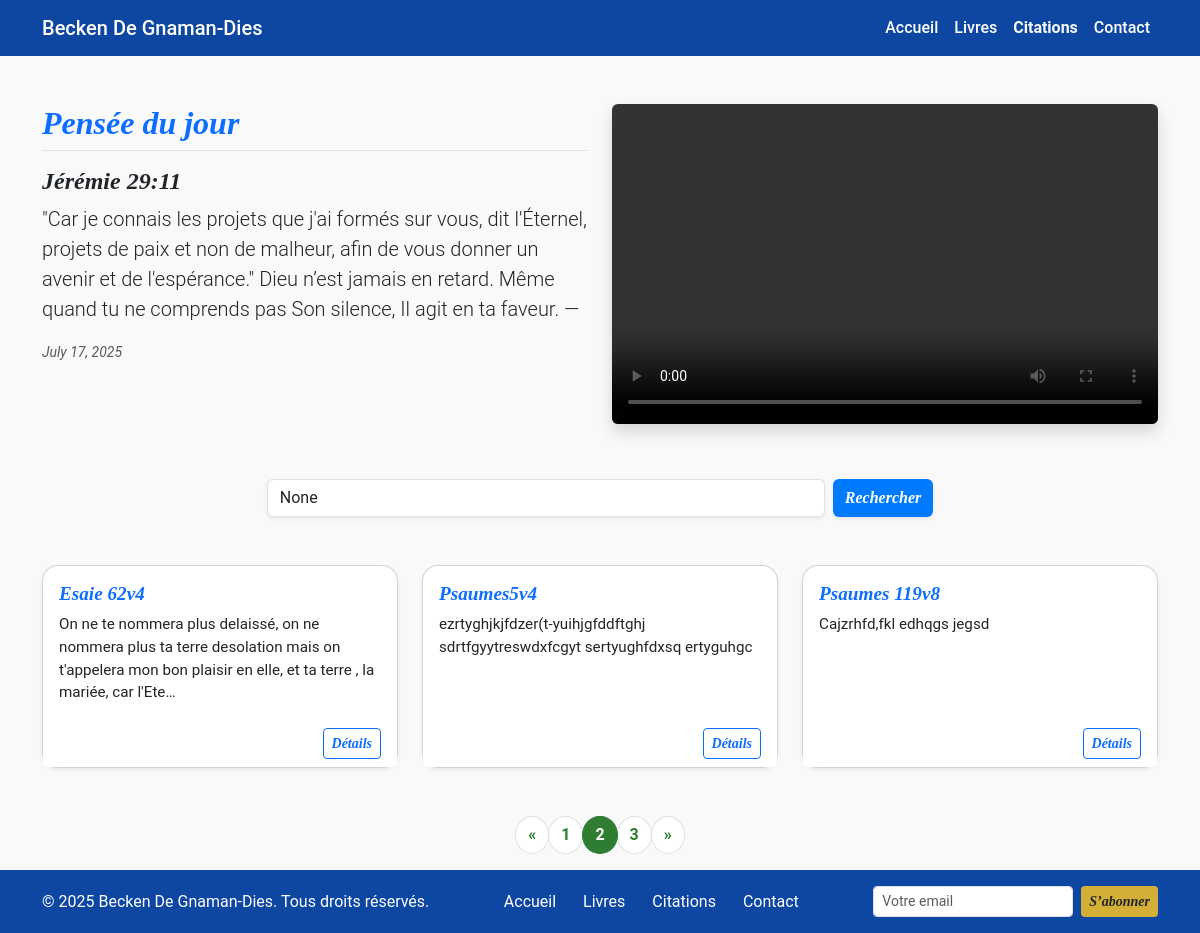
/citations/citations?page=2, run on the app's committed database.
### citations/models.py (models this page shows, shortened)
class Citation(models.Model):
    titre = models.CharField(max_length=200)
    contenu = models.TextField()
    date = models.DateField()
    video_url = models.URLField(blank=True, null=True, help_text="Lien YouTube ou autre")
    video_fichier = models.FileField(upload_to='videos/', blank=True, null=True, help_text="Ou téléversez une vidéo")
    @property
    def video_embed_url(self):
        if self.video_url and 'youtube.com/watch?v=' in self.video_url:
            return self.video_url.replace('watch?v=', 'embed/')
        return self.video_url

### citations/views.py (the view)
# urls.py: path('citations', views.citations, name='citations'),
def citations(request):
    aujourd_hui = timezone.now().date()
    citation_du_jour = Citation.objects.filter(date=aujourd_hui).first()
    citations_precedentes = Citation.objects.exclude(date=aujourd_hui).order_by('-date')[:4]
    query = request.GET.get('q')
    citations = Citation.objects.order_by('-date')
    if query:
        citations = citations.filter(
            Q(titre__icontains=query) |
            Q(contenu__icontains=query)
        )
    paginator = Paginator(citations, 3)
    page_number = request.GET.get('page')
    page_obj = paginator.get_page(page_number)
    return render(request, 'citations.html', {
        'citation_du_jour': citation_du_jour,
        'citations_precedentes': citations_precedentes,
        'page_obj': page_obj,
        'query': query,
    })

### citations/templates/citations.html (shortened to what this page needs)
{% load static %}
<!DOCTYPE html>
<html lang="fr">
<head>
    <link href="https://cdn.jsdelivr.net/npm/bootstrap@5.3.3/dist/css/bootstrap.min.css" rel="stylesheet">
    <link rel="stylesheet" href="{% static 'css/citations.css' %}">
    <link rel="stylesheet" href="{% static 'css/home.css' %}">
</head>
<body class="d-flex flex-column min-vh-100">
    <nav class="navbar navbar-expand-lg navbar-dark navbar-custom">
        <div class="container">
            <a class="navbar-brand" href="{% url 'home' %}">Becken De Gnaman-Dies</a>
            <div class="collapse navbar-collapse" id="navbarNav">
                <ul class="navbar-nav ms-auto">
                    <li class="nav-item">
                        <a class="nav-link {% if request.resolver_match and request.resolver_match.url_name == 'home' %}active{% endif %}"
                            href="{% url 'home' %}">Accueil</a>
                    </li>
                    <li class="nav-item">
                        <a class="nav-link {% if request.resolver_match and request.resolver_match.url_name == 'books' %}active{% endif %}"
                            href="{% url 'books' %}">Livres</a>
                    </li>
                    <li class="nav-item">
                        <a class="nav-link {% if request.resolver_match and request.resolver_match.url_name == 'citations' %}active{% endif %}"
                            href="{% url 'citations' %}">Citations</a>
                    </li>
                    <li class="nav-item">
                        <a class="nav-link {% if request.resolver_match and request.resolver_match.url_name == 'contacts' %}active{% endif %}"
                            href="{% url 'contacts' %}">Contact</a>
                    </li>
                </ul>
            </div>
        </div>
    </nav>
    <main class="flex-fill">
        <div class="container mt-5 mb-2">
            {% if citation_du_jour %}
            <div class="row mb-5">
                <div class="col-md-6">
                    <h2 class="text-primary fw-bold mb-3 border-bottom pb-2">Pensée du jour</h2>
                    <h4 class="fw-semibold text-dark">{{ citation_du_jour.titre }}</h4>
                    <p class="lead text-justify">{{ citation_du_jour.contenu }}</p>
                    <small class="text-muted fst-italic">{{ citation_du_jour.date }}</small>
                </div>
                <div class="col-md-6">
                    {% if citation_du_jour.video_embed_url %}
                    <div class="ratio ratio-16x9">
                        <iframe src="{{ citation_du_jour.video_embed_url }}" title="Vidéo" allowfullscreen
                            class="rounded shadow"></iframe>
                    </div>
                    {% elif citation_du_jour.video_fichier %}
                    <video class="w-100 rounded shadow" height="320" controls>
                        <source src="{{ citation_du_jour.video_fichier.url }}" type="video/mp4">
                    </video>
                    {% else %}
                    <video class="w-100 rounded shadow" height="320" controls>
                        <source src="{% static 'video/video1.mp4' %}" type="video/mp4">
                        Votre navigateur ne supporte pas la lecture de vidéos.
                    </video>
                    {% endif %}
                </div>
            </div>
            {% endif %}
            <form method="get" class="d-flex justify-content-center mb-5">
                <input type="text" name="q" class="form-control w-50 me-2 shadow-sm" placeholder="Rechercher..."
                    value="{{ query }}">
                <button type="submit" class="btn btn-dark shadow-sm">Rechercher</button>
            </form>
            <div class="row">
                {% for citation in page_obj %}
                {% if citation.pk %}
                <div class="col-md-6 col-lg-4 mb-4">
                    <div class="card h-100 shadow-sm rounded-4">
                        <div class="card-body">
                            <h5 class="card-title fw-semibold text-primary">{{ citation.titre }}</h5>
                            <p class="card-text">{{ citation.contenu|truncatechars:150 }}</p>
                        </div>
                        <div class="card-footer text-end bg-white border-0">
                            <a href="{% url 'citation_detail' citation.pk %}"
                                class="btn btn-outline-primary btn-sm">Détails</a>
                        </div>
                    </div>
                </div>
                {% endif %}
                {% empty %}
                <div class="col-12 text-center">
                    <p class="text-muted">Aucune citation trouvée.</p>
                </div>
                {% endfor %}
            </div>
            <nav aria-label="Pagination" class="mt-4">
                <ul class="pagination justify-content-center">
                    {% if page_obj.has_previous %}
                    <li class="page-item">
                        <a class="page-link"
                            href="?page={{ page_obj.previous_page_number }}{% if query %}&q={{ query }}{% endif %}">&laquo;</a>
                    </li>
                    {% else %}
                    <li class="page-item disabled"><span class="page-link">&laquo;</span></li>
                    {% endif %}
                    {% for num in page_obj.paginator.page_range %}
                    {% if page_obj.number == num %}
                    <li class="page-item active"><span class="page-link">{{ num }}</span></li>
                    {% elif num >= page_obj.number|add:"-2" and num <= page_obj.number|add:"2" %} <li class="page-item">
                        <a class="page-link" href="?page={{ num }}{% if query %}&q={{ query }}{% endif %}">{{ num }}</a>
                        </li>
                        {% endif %}
                        {% endfor %}
                        {% if page_obj.has_next %}
                        <li class="page-item">
                            <a class="page-link"
                                href="?page={{ page_obj.next_page_number }}{% if query %}&q={{ query }}{% endif %}">&raquo;</a>
                        </li>
                        {% else %}
                        <li class="page-item disabled"><span class="page-link">&raquo;</span></li>
                        {% endif %}
                </ul>
            </nav>
        </div>
    </main>
    <footer class="custom-footer py-3">
        <div class="container d-flex flex-column flex-md-row justify-content-between align-items-center">
            <p class="mb-2 mb-md-0">&copy; 2025 Becken De Gnaman-Dies. Tous droits réservés.</p>
            <ul class="list-inline mb-2 mb-md-0">
                <li class="list-inline-item"><a href="{% url 'home' %}"
                        class="text-white text-decoration-none">Accueil</a></li>
                <li class="list-inline-item"><a href="{% url 'books' %}"
                        class="text-white text-decoration-none">Livres</a></li>
                <li class="list-inline-item"><a href="{% url 'citations' %}"
                        class="text-white text-decoration-none">Citations</a></li>
                <li class="list-inline-item"><a href="{% url 'contacts' %}"
                        class="text-white text-decoration-none">Contact</a></li>
            </ul>
            <form class="d-flex" style="gap: 8px;" method="POST" action="{% url 'newsletter' %}">
                <input type="email" name="email" class="form-control form-control-sm" placeholder="Votre email" required>
                <button class="btn btn-warning btn-sm text-dark">S’abonner</button>
            </form>
        </div>
    </footer>
</body>
</html>

### static/css/citations.css (style rules this page uses)
body { background-color: #f8f9fa; }
.card-title { font-size: 1.2rem; }
.card-text { font-size: 0.95rem; }
h2, h3 { color: #0b2536; }
.pagination .page-item .page-link { border-radius: 50%; color: #2e7d32; font-weight: bold; }
.pagination .page-item.active .page-link { background-color: #2e7d32; border-color: #2e7d32; color: white; }

### static/css/home.css (style rules this page uses)
body { font-family: 'Roboto', sans-serif; margin: 0; padding: 0; background-color: #f9f9f9 !important; color: #212529; transition: background-color 0.3s ease; }
h1, h2, h3, h4, h5, h6, .btn, blockquote, .citation, .contenu { font-family: 'Playfair Display', serif; font-weight: 600; font-style: italic; }
a, .btn, .card-bio, .box-citation, .navbar a { transition: all 0.3s ease-in-out; }
.navbar-custom { background-color: #0d47a1 !important; }
.navbar a { color: white !important; font-weight: 500; }
.nav-link.active { color: #f9f9f9 !important; font-weight: bold; }
.btn-dark, .btn-text-black { background: #007bff !important; color: white !important; border: none; font-weight: 600; }
.custom-footer { background-color: #0d47a1; color: white; }
footer ul { list-style: none; padding-left: 0; margin-bottom: 0; }
footer ul li { display: inline; margin-left: 15px; }
footer ul li:first-child { margin-left: 0; }
footer input[type="email"] { max-width: 200px; }
footer .btn-warning { background-color: #d4af37; color: white; border: none; }

### data on the page
Citation: titre "Jérémie 29:11", contenu "\"Car je connais les projets que j'ai formés sur vous, dit l'Éternel, projets de paix et non de malheur, afin de vous donner un avenir et de l'espérance.\" Dieu n’est jamais en retard. Même quand tu ne comprends pas Son silence, Il agit en ta faveur. —", date "July 17, 2025"
Citation: titre "Esaie 62v4", contenu "On ne te nommera plus delaissé, on ne nommera plus ta terre desolation mais on t'appelera mon bon plaisir en elle, et ta terre , la mariée, car l'Ete…"
Citation: titre "Psaumes5v4", contenu "ezrtyghjkjfdzer(t-yuihjgfddftghj sdrtfgyytreswdxfcgyt sertyughfdxsq ertyguhgc"
Citation: titre "Psaumes 119v8", contenu "Cajzrhfd,fkl edhqgs jegsd"

### other printed values
{{ num }} "1" "3"
{{ num }} "2"
